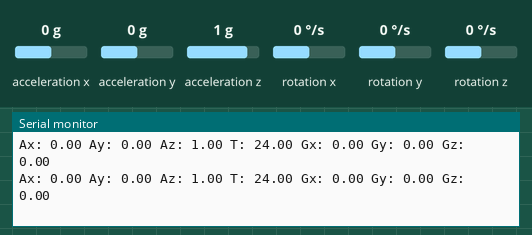
The sketch below on a simulated ESP8266 (NodeMCU). On the bench: the last lines printed to the serial monitor. Wiring (inferred from the names in the program): MPU-6050 motion sensor at I2C address 0x68. The test bench sets the inputs (shaded band); at power-on: acceleration x 0 g, acceleration y 0 g, acceleration z 1 g, rotation x 0 °/s, rotation y 0 °/s, rotation z 0 °/s. WiFi joins after 1.5 s; servers stay silent unless stated.

Above: at 2.8 s.
2.9 s: acceleration x set to -1.4 g
At 3.1 s:
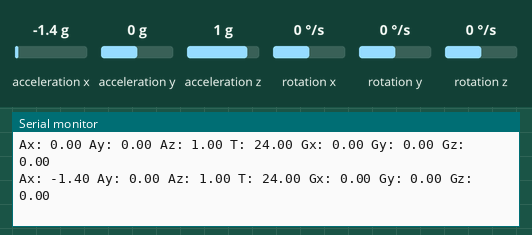
4.4 s: acceleration y set to -1.4 g
At 4.61 s:
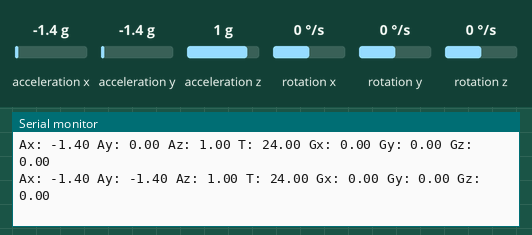
5.9 s: acceleration z set to -1.4 g
At 6.14 s:
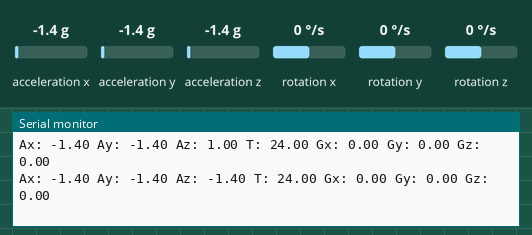
7.4 s: rotation x set to -192 °/s
At 7.41 s:
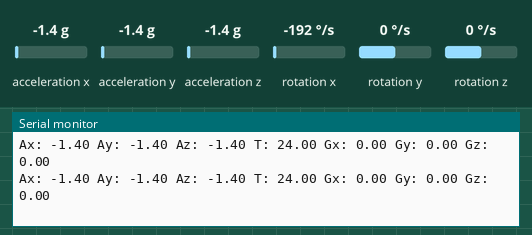
8.9 s: rotation y set to -192 °/s
At 8.96 s:
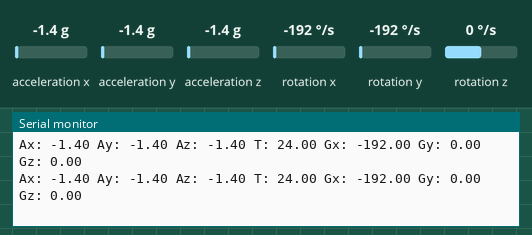

Measured:
- after the input at 2.9 s, the serial monitor: prints a new line at once (image 1)
- after the input at 4.4 s, the serial monitor: prints a new line at once (image 2)
- after the input at 5.9 s, the serial monitor: prints a new line after 0.05 s (image 3)

The sketch:

Gyro_final.ino
```cpp
#include <Wire.h>
#include <ESP8266WiFi.h>
#include <FirebaseArduino.h>
// Set these to run example.
#define FIREBASE_HOST "optiweight-357f4-default-rtdb.firebaseio.com"
#define FIREBASE_AUTH "9TPgC2TOUuoCX0nKE4AkeOojmQ7tooXZfptBhcQJ"
#define WIFI_SSID "M51_internet"
#define WIFI_PASSWORD "qwertyuiop"

// MPU6050 Slave Device Address
const uint8_t MPU6050SlaveAddress = 0x68;

// Select SDA and SCL pins for I2C communication
const uint8_t scl = 12;
const uint8_t sda = 13;

// sensitivity scale factor respective to full scale setting provided in datasheet
const uint16_t AccelScaleFactor = 16384;
const uint16_t GyroScaleFactor = 131;

// MPU6050 few configuration register addresses
const uint8_t MPU6050_REGISTER_SMPLRT_DIV   =  0x19;
const uint8_t MPU6050_REGISTER_USER_CTRL    =  0x6A;
const uint8_t MPU6050_REGISTER_PWR_MGMT_1   =  0x6B;
const uint8_t MPU6050_REGISTER_PWR_MGMT_2   =  0x6C;
const uint8_t MPU6050_REGISTER_CONFIG       =  0x1A;
const uint8_t MPU6050_REGISTER_GYRO_CONFIG  =  0x1B;
const uint8_t MPU6050_REGISTER_ACCEL_CONFIG =  0x1C;
const uint8_t MPU6050_REGISTER_FIFO_EN      =  0x23;
const uint8_t MPU6050_REGISTER_INT_ENABLE   =  0x38;
const uint8_t MPU6050_REGISTER_ACCEL_XOUT_H =  0x3B;
const uint8_t MPU6050_REGISTER_SIGNAL_PATH_RESET  = 0x68;

int16_t AccelX, AccelY, AccelZ, Temperature, GyroX, GyroY, GyroZ;

void setup() {
  Serial.begin(9600);
  WiFi.begin(WIFI_SSID, WIFI_PASSWORD);
  Serial.print("connecting");
  while (WiFi.status() != WL_CONNECTED) {
    Serial.print(".");
    delay(500);
  }
  Serial.println();
  Serial.print("connected: ");
  Serial.println(WiFi.localIP());
//Connect to Firebase account
  Firebase.begin(FIREBASE_HOST, FIREBASE_AUTH);
  Wire.begin(sda, scl);
  MPU6050_Init();
}

void loop() {
  double Ax, Ay, Az, T, Gx, Gy, Gz;

  Read_RawValue(MPU6050SlaveAddress, MPU6050_REGISTER_ACCEL_XOUT_H);

  //divide each with their sensitivity scale factor
  Ax = (double)AccelX/AccelScaleFactor;
  Ay = (double)AccelY/AccelScaleFactor;
  Az = (double)AccelZ/AccelScaleFactor;
  T = (double)Temperature/340+36.53; //temperature formula
  Gx = (double)GyroX/GyroScaleFactor;
  Gy = (double)GyroY/GyroScaleFactor;
  Gz = (double)GyroZ/GyroScaleFactor;

  Serial.print("Ax: "); Serial.print(Ax);
  Serial.print(" Ay: "); Serial.print(Ay);
  Serial.print(" Az: "); Serial.print(Az);
  Serial.print(" T: "); Serial.print(T);
  Serial.print(" Gx: "); Serial.print(Gx);
  Serial.print(" Gy: "); Serial.print(Gy);
  Serial.print(" Gz: "); Serial.println(Gz);
  Firebase.setString("accelerometex", String(Ax));

  delay(100);
}

void I2C_Write(uint8_t deviceAddress, uint8_t regAddress, uint8_t data){
  Wire.beginTransmission(deviceAddress);
  Wire.write(regAddress);
  Wire.write(data);
  Wire.endTransmission();
}

// read all 14 register
void Read_RawValue(uint8_t deviceAddress, uint8_t regAddress){
  Wire.beginTransmission(deviceAddress);
  Wire.write(regAddress);
  Wire.endTransmission();
  Wire.requestFrom(deviceAddress, (uint8_t)14);
  AccelX = (((int16_t)Wire.read()<<8) | Wire.read());
  AccelY = (((int16_t)Wire.read()<<8) | Wire.read());
  AccelZ = (((int16_t)Wire.read()<<8) | Wire.read());
  Temperature = (((int16_t)Wire.read()<<8) | Wire.read());
  GyroX = (((int16_t)Wire.read()<<8) | Wire.read());
  GyroY = (((int16_t)Wire.read()<<8) | Wire.read());
  GyroZ = (((int16_t)Wire.read()<<8) | Wire.read());
}

//configure MPU6050
void MPU6050_Init(){
  delay(150);
  I2C_Write(MPU6050SlaveAddress, MPU6050_REGISTER_SMPLRT_DIV, 0x07);
  I2C_Write(MPU6050SlaveAddress, MPU6050_REGISTER_PWR_MGMT_1, 0x01);
  I2C_Write(MPU6050SlaveAddress, MPU6050_REGISTER_PWR_MGMT_2, 0x00);
  I2C_Write(MPU6050SlaveAddress, MPU6050_REGISTER_CONFIG, 0x00);
  I2C_Write(MPU6050SlaveAddress, MPU6050_REGISTER_GYRO_CONFIG, 0x00);//set +/-250 degree/second full scale
  I2C_Write(MPU6050SlaveAddress, MPU6050_REGISTER_ACCEL_CONFIG, 0x00);// set +/- 2g full scale
  I2C_Write(MPU6050SlaveAddress, MPU6050_REGISTER_FIFO_EN, 0x00);
  I2C_Write(MPU6050SlaveAddress, MPU6050_REGISTER_INT_ENABLE, 0x01);
  I2C_Write(MPU6050SlaveAddress, MPU6050_REGISTER_SIGNAL_PATH_RESET, 0x00);
  I2C_Write(MPU6050SlaveAddress, MPU6050_REGISTER_USER_CTRL, 0x00);
}
```
